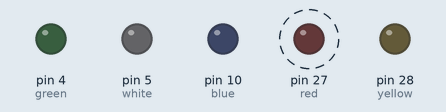
Simulated run of this program. Board: MicroPython board. Parts: output pins drawn as LEDs (lit = HIGH). Dashed ring = blinking. At 10.0 s the program stops and its outputs stay as they are.

Above: at 0.5 s.
Timing chart, 0 to 4.6 s (numbered marks = the images above):
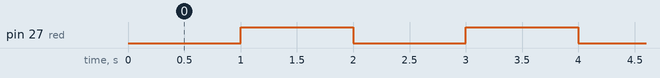

Measured:
- by itself, pin 27 (red): alternates HIGH for 1.0 s and LOW for 1.0 s

The program:

red.py
```python
from machine import Pin
from time import sleep
white=Pin(5,Pin.OUT)
green=Pin(4,Pin.OUT)
blue=Pin(10,Pin.OUT)
yellow=Pin(28,Pin.OUT)
red=Pin(27,Pin.OUT)

def init():
    white.off()
    green.off()
    blue.off()
    yellow.off()
    red.off()


for x in range(5):
    init()
    sleep(1)
    red.on()
    sleep(1)
red.off()
```
